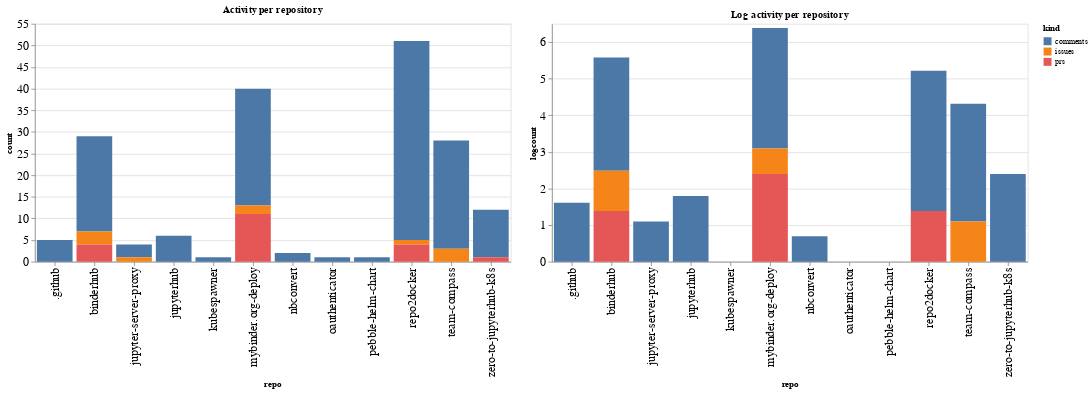

Source (notebook cell):
### Code cell
ch1 = alt.Chart(repo_summaries, width=600, title="Activity per repository").mark_bar().encode(
    x='repo',
    y='count',
    color='kind',
    tooltip="kind"
)

ch2 = alt.Chart(repo_summaries, width=600, title="Log activity per repository").mark_bar().encode(
    x='repo',
    y='logcount',
    color='kind',
    tooltip="kind"
)

ch1 | ch2

### Figure 1 — Vega-Lite specification as saved in the notebook (floating-point values rounded to 4 significant figures)
{"config": {"axisLeft": {"labelFontSize": 15}, "axisBottom": {"labelFontSize": 15}}, "hconcat": [{"mark": "bar", "encoding": {"color": {"type": "nominal", "field": "kind"}, "tooltip": {"type": "nominal", "field": "kind"}, "x": {"type": "nominal", "field": "repo"}, "y": {"type": "quantitative", "field": "count"}}, "title": "Activity per repository", "width": 600}, {"mark": "bar", "encoding": {"color": {"type": "nominal", "field": "kind"}, "tooltip": {"type": "nominal", "field": "kind"}, "x": {"type": "nominal", "field": "repo"}, "y": {"type": "quantitative", "field": "logcount"}}, "title": "Log activity per repository", "width": 600}], "data": {"name": "data-0e0ad39fdf4bd98d000ce3d9955e44d8"}, "$schema": "https://vega.github.io/schema/vega-lite/v4.8.1.json", "datasets": {"data-0e0ad39fdf4bd98d000ce3d9955e44d8": [{"repo": ".github", "kind": "comments", "count": 5, "logcount": 1.609}, {"repo": "binderhub", "kind": "comments", "count": 22, "logcount": 3.091}, {"repo": "binderhub", "kind": "issues", "count": 3, "logcount": 1.099}, {"repo": "binderhub", "kind": "prs", "count": 4, "logcount": 1.386}, {"repo": "jupyter-server-proxy", "kind": "comments", "count": 3, "logcount": 1.099}, {"repo": "jupyter-server-proxy", "kind": "issues", "count": 1, "logcount": 0.0}, {"repo": "jupyterhub", "kind": "comments", "count": 6, "logcount": 1.792}, {"repo": "kubespawner", "kind": "comments", "count": 1, "logcount": 0.0}, {"repo": "mybinder.org-deploy", "kind": "comments", "count": 27, "logcount": 3.296}, {"repo": "mybinder.org-deploy", "kind": "issues", "count": 2, "logcount": 0.6931}, {"repo": "mybinder.org-deploy", "kind": "prs", "count": 11, "logcount": 2.398}, {"repo": "nbconvert", "kind": "comments", "count": 2, "logcount": 0.6931}, {"repo": "oauthenticator", "kind": "comments", "count": 1, "logcount": 0.0}, {"repo": "pebble-helm-chart", "kind": "comments", "count": 1, "logcount": 0.0}, {"repo": "repo2docker", "kind": "comments", "count": 46, "logcount": 3.829}, {"repo": "repo2docker", "kind": "issues", "count": 1, "logcount": 0.0}, {"repo": "repo2docker", "kind": "prs", "count": 4, "logcount": 1.386}, {"repo": "team-compass", "kind": "comments", "count": 25, "logcount": 3.219}, {"repo": "team-compass", "kind": "issues", "count": 3, "logcount": 1.099}, {"repo": "zero-to-jupyterhub-k8s", "kind": "comments", "count": 11, "logcount": 2.398}, {"repo": "zero-to-jupyterhub-k8s", "kind": "prs", "count": 1, "logcount": 0.0}]}}
